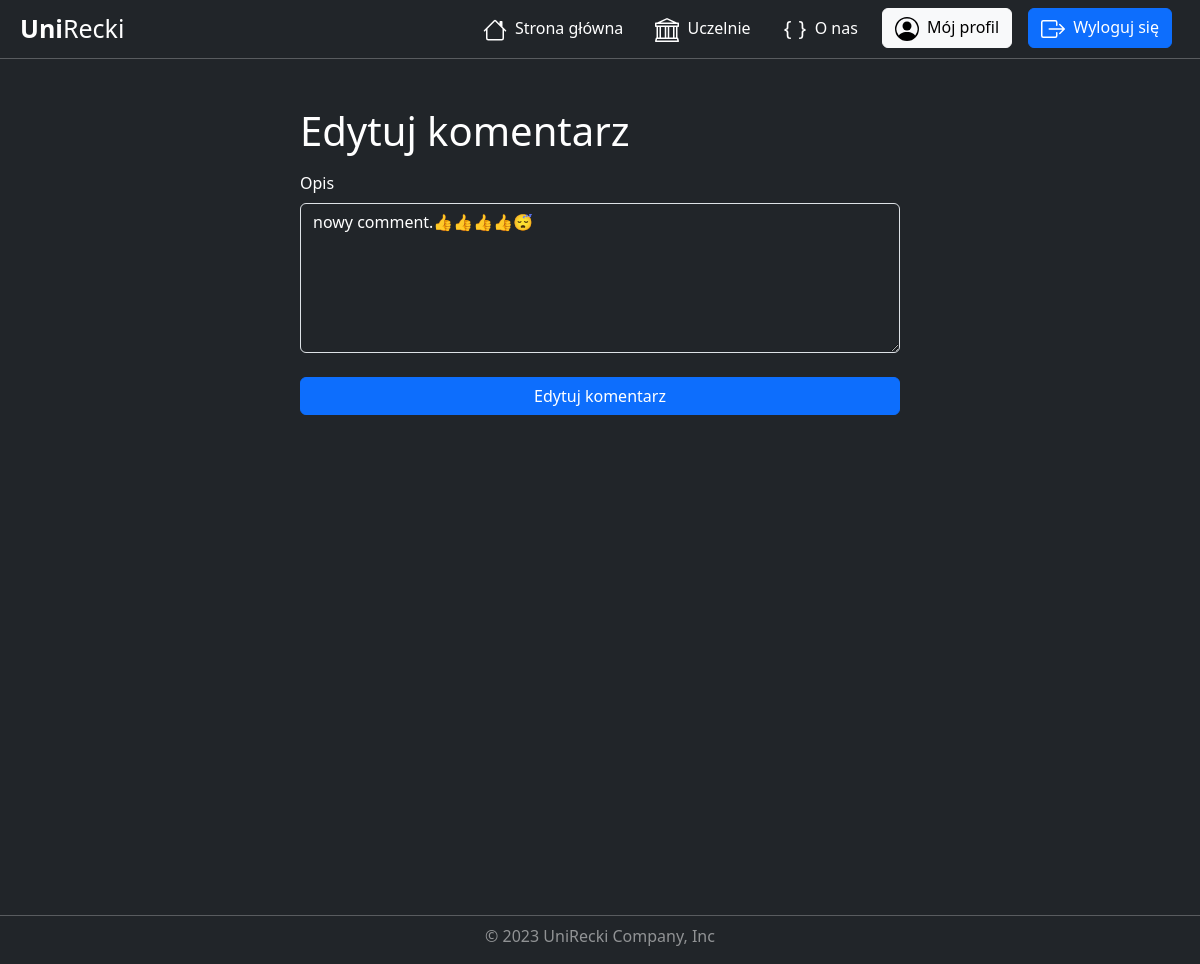
Before: /university/review/edit/comment/5/ (signed in) with the older database file.
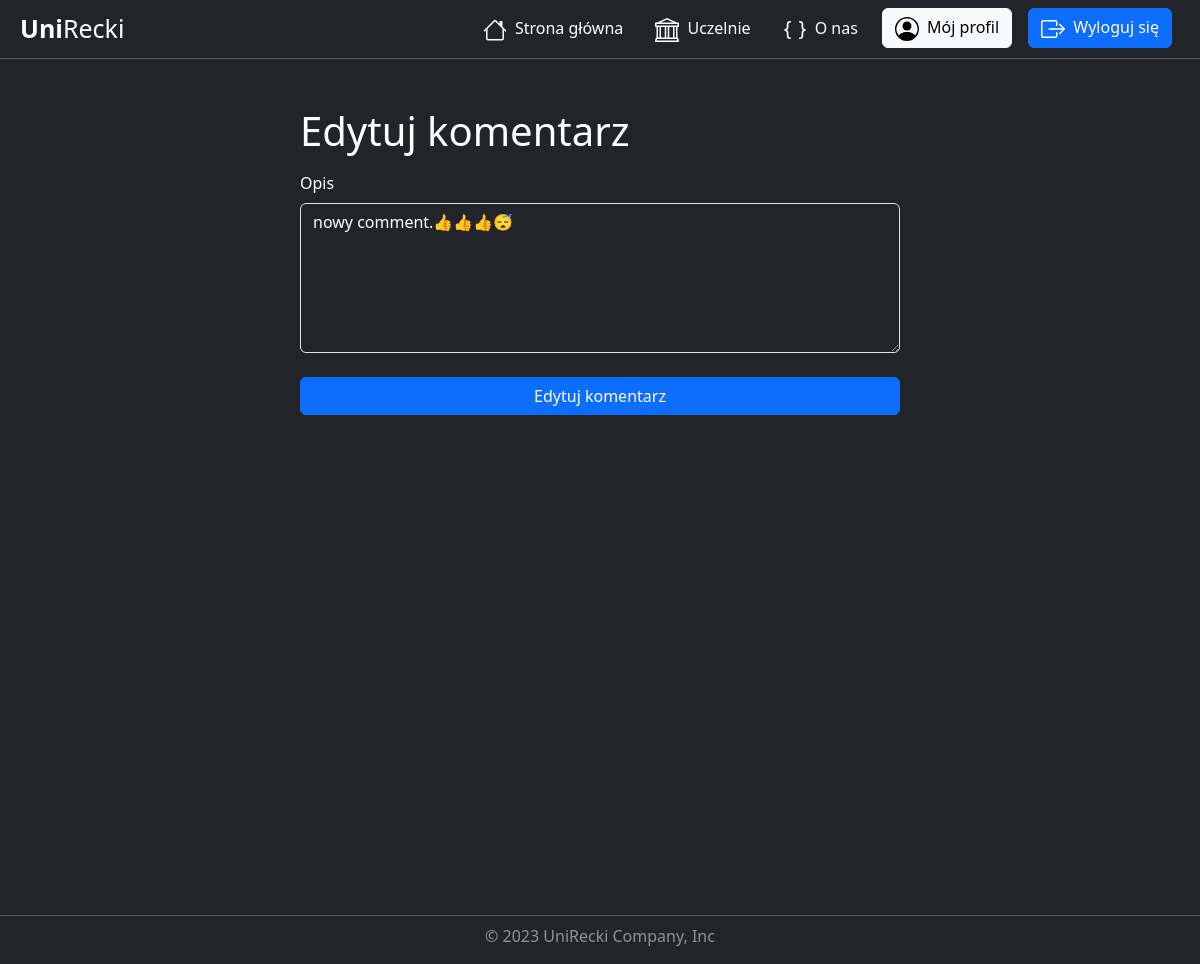
After: the same page with the newer database file.
### universities/models.py (models this page shows, shortened)
class Comment(models.Model):
    description = models.CharField( max_length=3000)
    add_date = models.DateTimeField(default=timezone.now, blank=True)
    review = models.ForeignKey(Review, on_delete=models.CASCADE)
    user = models.ForeignKey(User, on_delete=models.CASCADE)
    active = models.BooleanField(default=True)
    class Meta:
        verbose_name = 'Comment'
        verbose_name_plural = 'Comments'

### universities/views.py (the view, shortened to what this page needs)
# urls.py: path('review/edit/comment/<int:pk>/', login_required(views.CommentUpdateView.as_view()), name='comment_update'),
class CommentUpdateView(UpdateView):
    model = Comment
    template_name = 'universities/comment_update.html'
    fields = ['description']
    def get_queryset(self):
        queryset = super().get_queryset()
        return queryset.filter(user=self.request.user)

### universities/templates/universities/comment_update.html (shortened to what this page needs)
{% extends "base.html" %}
{% load static %}
{% block css %}
    <link rel="stylesheet" href="{% static "universities/review_create.css" %}">
{% endblock css %}
{% block content %}
    <div class="container mt-5">
        <div class="row">
            <h1 class="p-0">Edytuj komentarz</h1>
        </div>
        <form method="post">
            <div class="row mt-2">
                <label for="id_description" class="form-label p-0">Opis</label>
                <textarea type="text"
                          id="id_description"
                          name="description"
                          class="form-control text-bg-dark text-area"
                          placeholder="Opis"
                          required>{{ comment.description }}</textarea>
            </div>
            <div class="row mt-4 d-flex justify-content-center align-items-center">
                <input class="btn btn-primary" type="submit" value="Edytuj komentarz">
            </div>
        </form>
    </div>
{% endblock content %}

Changed rows visible on the page:
changed Comment: description "nowy comment.👍👍👍👍😴" → "nowy comment.👍👍👍😴"
